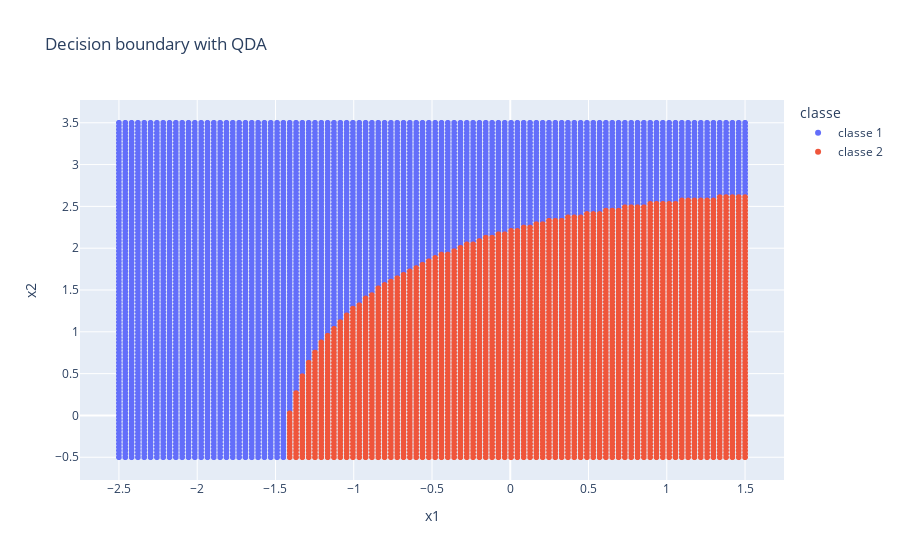

Source (notebook cell):
### Code cell
qda_classifier.plot_decision_boundary()

### Figure 1 — Plotly figure (JSON) as saved in the notebook; plotly's stock layout.template omitted (floating-point values rounded to 4 significant figures; data arrays with more than 128 entries replaced by an {"elided": "..."} marker saying what was removed)
{"data": [{"hovertemplate": "classe=classe 1<br>x1=%{x}<br>x2=%{y}<extra></extra>", "legendgroup": "classe 1", "marker": {"color": "#636efa", "symbol": "circle"}, "mode": "markers", "name": "classe 1", "showlegend": true, "type": "scattergl", "x": {"elided": "5420 float values"}, "xaxis": "x", "y": {"elided": "5420 float values"}, "yaxis": "y"}, {"hovertemplate": "classe=classe 2<br>x1=%{x}<br>x2=%{y}<extra></extra>", "legendgroup": "classe 2", "marker": {"color": "#EF553B", "symbol": "circle"}, "mode": "markers", "name": "classe 2", "showlegend": true, "type": "scattergl", "x": {"elided": "4580 float values"}, "xaxis": "x", "y": {"elided": "4580 float values"}, "yaxis": "y"}], "layout": {"legend": {"title": {"text": "classe"}, "tracegroupgap": 0}, "title": {"text": "Decision boundary with QDA"}, "xaxis": {"anchor": "y", "domain": [0, 1], "title": {"text": "x1"}}, "yaxis": {"anchor": "x", "domain": [0, 1], "title": {"text": "x2"}}}}
